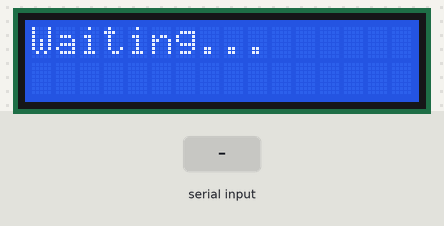
A program run on a simulated ESP32. On the bench: 16×2 character LCD. The test bench sets the inputs (shaded band). What the program prints to the serial monitor is not drawn.

Above: at 1.2 s.
1.3 s: "P=\n" received over the second serial link
At 1.8 s:
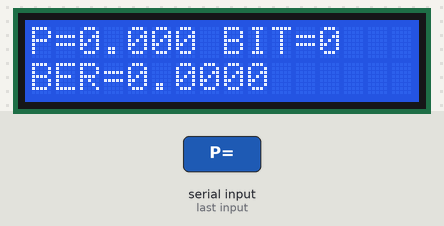
2.8 s: "BER=90\n" received over the second serial link
At 4.0 s:
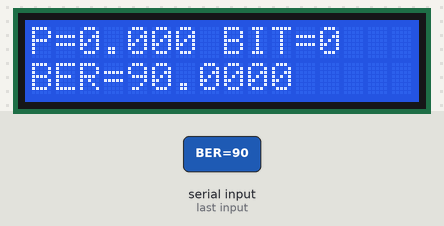
4.3 s: "BIT=90\n" received over the second serial link
At 5.3 s:
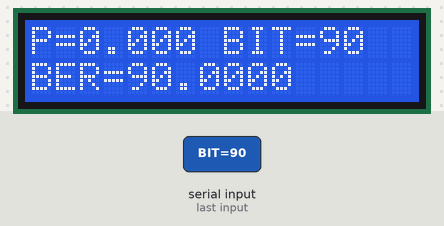
5.8 s: "BER=,45\n" received over the second serial link
At 6.5 s:
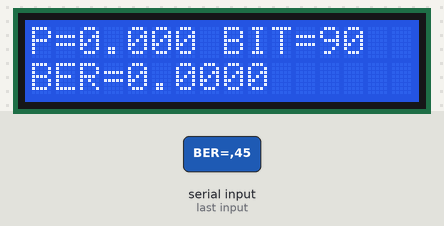
Timing chart, 0 to 8.3 s (numbered marks = the images above; inputs shaded):
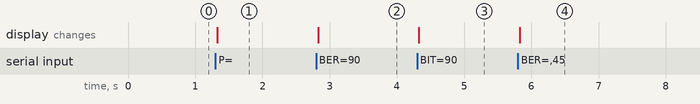

Measured:
- after the input at 1.3 s, the display: changes at once (image 1)
- after the input at 2.8 s, the display: changes at once (image 2)
- after the input at 4.3 s, the display: changes at once (image 3)
- after the input at 5.8 s, the display: changes at once (image 4)

The program:

main.cpp
```cpp
#include <Arduino.h>
#include <Wire.h>
#include <LiquidCrystal_I2C.h>

LiquidCrystal_I2C lcd(0x26, 16, 2);  // LCD hiển thị

String inputData = "";   // Chuỗi tạm để đọc UART
float p_value = 0.0;
float ber_value = 0.0;
int bit_recive = 0;
void setup() {
  Serial.begin(115200);
  Serial1.begin(115200, SERIAL_8N1, 32, 33); // RX = 32, TX = 33

  lcd.init();
  lcd.backlight();
  lcd.clear();
  lcd.setCursor(0, 0);
  lcd.print("Waiting...");
}

void loop() {
  // Kiểm tra dữ liệu từ UART
  if (Serial1.available()) {
    inputData = Serial1.readStringUntil('\n'); // đọc 1 dòng
    inputData.trim();

    Serial.print("Nhan duoc: ");
    Serial.println(inputData);

    // Kiểm tra chuỗi có bắt đầu bằng P= hay BER=
    if (inputData.startsWith("P=")) {
      p_value = inputData.substring(2).toFloat();
      Serial.print("Cap nhat P = ");
      Serial.println(p_value, 3);
    }
    else if (inputData.startsWith("BER=")) {
      ber_value = inputData.substring(4).toFloat();
      Serial.print("Cap nhat BER = ");
      Serial.println(ber_value, 4);
    }
    else if (inputData.startsWith("BIT=")) {
      bit_recive = inputData.substring(4).toFloat();
      Serial.print("so Bit truyen = ");
      Serial.println(bit_recive);
    }
    // --- Hiển thị lên LCD ---
    lcd.clear();
    lcd.setCursor(0, 0);
    lcd.print("P=");
    lcd.print(p_value, 3);

    lcd.setCursor(0, 1);
    lcd.print("BER=");
    lcd.print(ber_value, 4);

    lcd.setCursor(8, 0);
    lcd.print("BIT=");
    lcd.print(bit_recive);
  }
}
```
